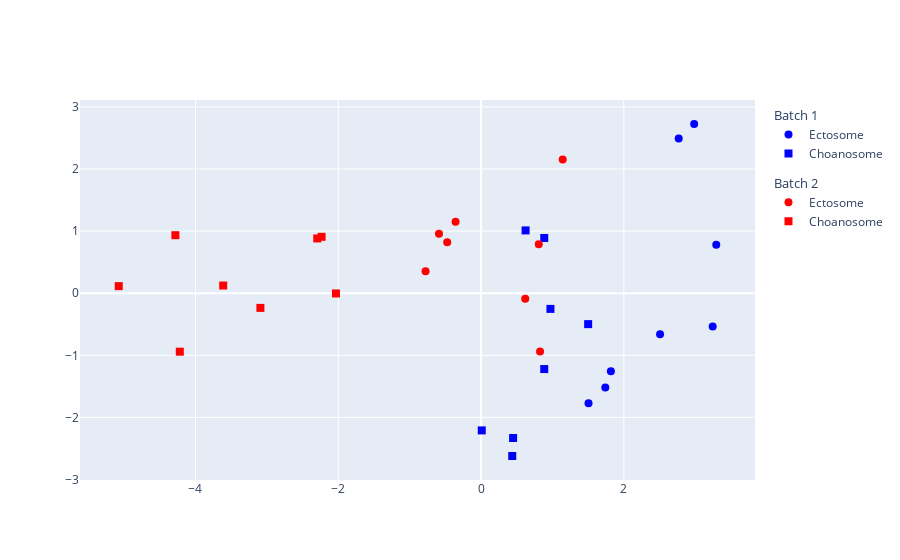

Notebook code cell kept with this figure:
### Code cell
plotPCA(data_SVD)

### Figure 1 — Plotly figure (JSON) as saved in the notebook; plotly's stock layout.template omitted (floating-point values rounded to 4 significant figures)
{"data": [{"legendgroup": "1", "legendgrouptitle": {"text": "Batch 1"}, "marker": {"color": ["blue", "blue", "blue", "blue", "blue", "blue", "blue", "blue"], "size": 8, "symbol": ["circle", "circle", "circle", "circle", "circle", "circle", "circle", "circle"]}, "mode": "markers", "name": "Ectosome", "type": "scatter", "x": [1.741, 1.506, 2.985, 2.769, 3.295, 3.245, 2.508, 1.819], "y": [-1.52, -1.77, 2.725, 2.493, 0.7801, -0.537, -0.6614, -1.257]}, {"legendgroup": "1", "legendgrouptitle": {"text": "Batch 1"}, "marker": {"color": ["blue", "blue", "blue", "blue", "blue", "blue", "blue", "blue"], "size": 8, "symbol": ["square", "square", "square", "square", "square", "square", "square", "square"]}, "mode": "markers", "name": "Choanosome", "type": "scatter", "x": [0.8854, 1.5, 0.8857, 0.6243, 0.9725, 0.01046, 0.4493, 0.437], "y": [-1.221, -0.4974, 0.8892, 1.012, -0.2521, -2.209, -2.332, -2.621]}, {"legendgroup": "2", "legendgrouptitle": {"text": "Batch 2"}, "marker": {"color": ["red", "red", "red", "red", "red", "red", "red", "red"], "size": 8, "symbol": ["circle", "circle", "circle", "circle", "circle", "circle", "circle", "circle"]}, "mode": "markers", "name": "Ectosome", "type": "scatter", "x": [0.8268, 0.8087, 0.6192, 1.144, -0.5889, -0.4737, -0.7771, -0.3567], "y": [-0.9393, 0.7906, -0.09039, 2.153, 0.9565, 0.8226, 0.3539, 1.15]}, {"legendgroup": "2", "legendgrouptitle": {"text": "Batch 2"}, "marker": {"color": ["red", "red", "red", "red", "red", "red", "red", "red"], "size": 8, "symbol": ["square", "square", "square", "square", "square", "square", "square", "square"]}, "mode": "markers", "name": "Choanosome", "type": "scatter", "x": [-3.09, -2.032, -2.294, -2.233, -4.281, -4.219, -3.611, -5.074], "y": [-0.2362, -0.003861, 0.8821, 0.9087, 0.9345, -0.9414, 0.1242, 0.1143]}], "layout": {}}
